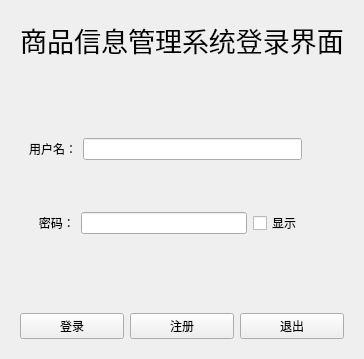
<?xml version="1.0" encoding="UTF-8"?>
<ui version="4.0">
 <class>Widget</class>
 <widget class="QWidget" name="Widget">
  <property name="geometry">
   <rect>
    <x>0</x>
    <y>0</y>
    <width>360</width>
    <height>359</height>
   </rect>
  </property>
  <property name="windowTitle">
   <string>Widget</string>
  </property>
  <layout class="QGridLayout" name="gridLayout_4">
   <item row="0" column="0">
    <widget class="QWidget" name="widget_3" native="true">
     <layout class="QGridLayout" name="gridLayout_5">
      <item row="0" column="0">
       <widget class="QLabel" name="label_3">
        <property name="font">
         <font>
          <family>宋体</family>
          <pointsize>20</pointsize>
         </font>
        </property>
        <property name="text">
         <string>商品信息管理系统登录界面</string>
        </property>
        <property name="alignment">
         <set>Qt::AlignCenter</set>
        </property>
       </widget>
      </item>
     </layout>
    </widget>
   </item>
   <item row="1" column="0">
    <widget class="QWidget" name="widget_4" native="true">
     <layout class="QGridLayout" name="gridLayout_3">
      <item row="0" column="0">
       <widget class="QWidget" name="widget_2" native="true">
        <layout class="QGridLayout" name="gridLayout_2">
         <item row="0" column="0" colspan="2">
          <layout class="QHBoxLayout" name="horizontalLayout">
           <item>
            <widget class="QLabel" name="label">
             <property name="text">
              <string>用户名：</string>
             </property>
            </widget>
           </item>
           <item>
            <widget class="QLineEdit" name="idLineEdit"/>
           </item>
          </layout>
         </item>
         <item row="1" column="0">
          <layout class="QHBoxLayout" name="horizontalLayout_2">
           <item>
            <widget class="QLabel" name="label_2">
             <property name="text">
              <string>   密码：</string>
             </property>
            </widget>
           </item>
           <item>
            <widget class="QLineEdit" name="codeLineEdit"/>
           </item>
          </layout>
         </item>
         <item row="1" column="1">
          <widget class="QCheckBox" name="showcheckBox">
           <property name="text">
            <string>显示</string>
           </property>
          </widget>
         </item>
        </layout>
       </widget>
      </item>
      <item row="0" column="1">
       <spacer name="horizontalSpacer">
        <property name="sizeHint" stdset="0">
         <size>
          <width>33</width>
          <height>20</height>
         </size>
        </property>
       </spacer>
      </item>
     </layout>
    </widget>
   </item>
   <item row="2" column="0">
    <widget class="QWidget" name="widget" native="true">
     <layout class="QGridLayout" name="gridLayout">
      <item row="0" column="0">
       <widget class="QPushButton" name="loginPushButton">
        <property name="text">
         <string>登录</string>
        </property>
       </widget>
      </item>
      <item row="0" column="1">
       <widget class="QPushButton" name="registeredPushButton">
        <property name="text">
         <string>注册</string>
        </property>
       </widget>
      </item>
      <item row="0" column="2">
       <widget class="QPushButton" name="backPushButton">
        <property name="text">
         <string>退出</string>
        </property>
       </widget>
      </item>
     </layout>
    </widget>
   </item>
  </layout>
 </widget>
 <resources/>
 <connections/>
</ui>
